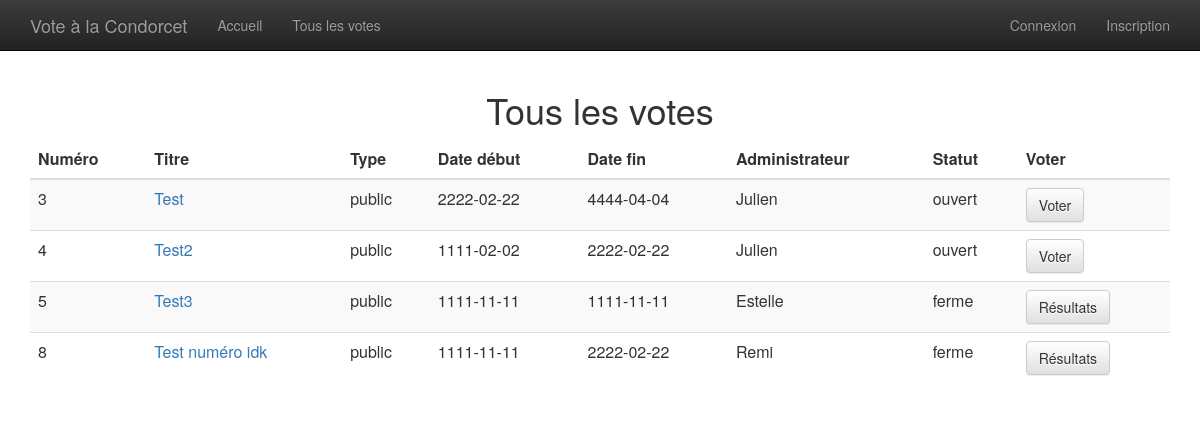
Before: /index.php?action=tousLesVotes with the older database file.
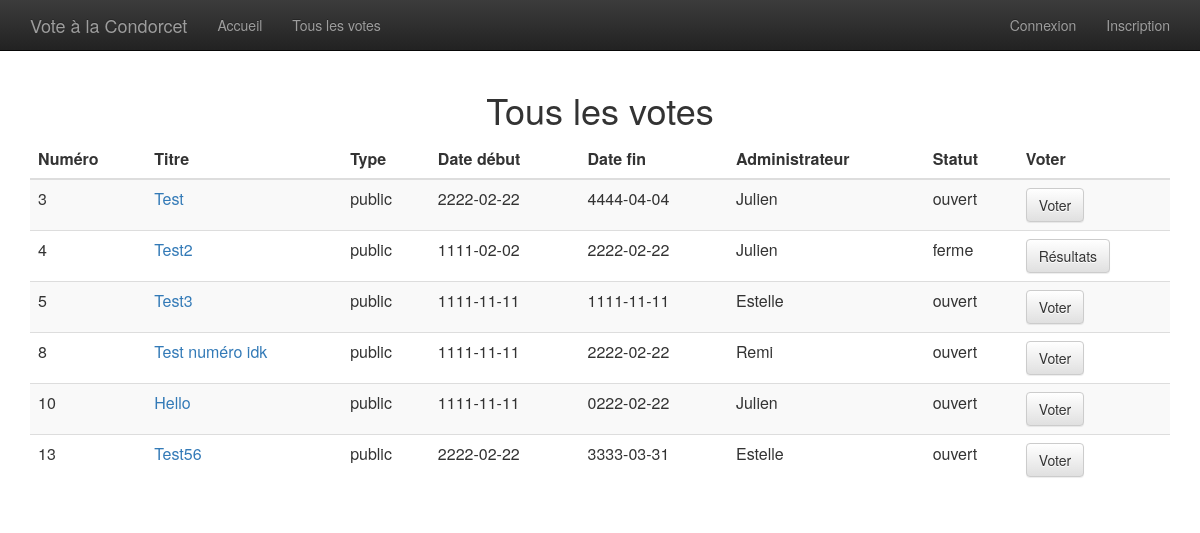
After: the same page with the newer database file.
### tables this page shows
CREATE TABLE `Votes` (
  `id` int(11) NOT NULL,
  `titre` varchar(20) NOT NULL,
  `description` varchar(400) NOT NULL,
  `type` varchar(10) NOT NULL,
  `nbAlternatives` int(11) NOT NULL,
  `dateDebut` date NOT NULL,
  `dateFin` date NOT NULL,
  `statut` varchar(10) NOT NULL,
  `idAdmin` int(11) NOT NULL
);

CREATE TABLE `Inscrits` (
  `id` int(11) NOT NULL,
  `pseudo` varchar(15) NOT NULL,
  `email` varchar(30) NOT NULL,
  `motDePasse` varchar(500) NOT NULL
);

### controller/controllerTousLesVotes.php (called while the page is built, shortened)
<?php
require_once('./model/Vote.php');
function getTousLesVotes() {
  if(isset($_SESSION['pseudo'])) {
    $votes = Vote::recupererVotes(new Inscrit($_SESSION['pseudo']));
  }
  else $votes = Vote::recupererVotes();
  require('./view/tousLesVotes.php');
}

### model/Vote.php (called while the page is built, shortened)
<?php
require_once('./model/Model.php');
class Vote extends Model {
  public $idAdmin;
  public function __construct($id = null, $titre = null, $description = null, $type = null, $nbAlternatives = null, $dateDebut = null, $dateFin = null,$statut = null, $idAdmin = null){
    $this->id = $id;
    $this->titre= $titre;
    $this->type = $type;
    $this->dateDebut = $dateDebut;
    $this->dateFin = $dateFin;
    $this->statut= $statut;
    $this->idAdmin = $idAdmin;
  }
  public static function recupererVotes(Inscrit $utilisateur = null) {
    if($utilisateur == null) {
      $utilisateur = new Inscrit(null, null);
      $sql = 'SELECT id, titre, description, type, nbAlternatives, dateDebut, dateFin, statut, idAdmin
              FROM Votes
              WHERE type=\'public\'';
      $req = $utilisateur->executerRequete($sql);
    }
    while($donnees = $req->fetch()) {
      $tableau[] = new Vote($donnees['id'], $donnees['titre'], $donnees['description'], $donnees['type'],
                            $donnees['nbAlternatives'], $donnees['dateDebut'], $donnees['dateFin'],
                            $donnees['statut'],$donnees['idAdmin']);
    }
    return $tableau;
  }
  public function getAdmin() {
    $sql = 'SELECT pseudo FROM Inscrits WHERE id=:idAdmin';
    $parametre = array('idAdmin' => $this->idAdmin);
    return $this->executerRequete($sql, $parametre)->fetch()['pseudo'];
  }
}

### model/Model.php (called while the page is built, shortened)
<?php
abstract class Model
{
  public function executerRequete($sql, $parametres = null) {
    if ($parametres == null) {
      $req = $this->dbConnect()->query($sql);
    }
    else {
      $req = $this->dbConnect()->prepare($sql);
      $req->execute($parametres);
    }
    return $req;
  }
  private function dbConnect(){
    try {
      $bdd = new PDO('mysql:host=localhost;dbname=Condorcet;charset=utf8', 'root', 'root', array(PDO::ATTR_ERRMODE => PDO::ERRMODE_EXCEPTION));
    }
    catch (Exception $e) {
      die('Erreur : ' . $e->getMessage());
    }
    return $bdd;
  }
}

### view/tousLesVotes.php (the view, shortened to what this page needs)
	<div class="container">
		<h1>Tous les votes</h1>
		<p>
	<?php if ($votes != null){ ?>
		<table class="table table-striped">
			<thead>
				<th>Numéro</th>
				<th>Titre</th>
				<th>Type</th>
				<th>Date début</th>
				<th>Date fin</th>
				<th>Administrateur</th>
				<th>Statut</th>
				<th>Voter</th>
			</thead>
		<tbody>
				<?php
				foreach ($votes as $vote){
				?>
				<tr>
					<td><?php echo htmlspecialchars($vote->id); ?></td>
					<td><a href="/SiteWeb/index.php?action=consulterVote&amp;idVote=<?php echo $vote->id; ?>"><?php echo $vote->titre; ?></a></td>
					<td><?php echo htmlspecialchars($vote->type); ?></td>
					<td><?php echo htmlspecialchars($vote->dateDebut); ?></td>
					<td><?php echo htmlspecialchars($vote->dateFin); ?></td>
					<td><?php echo htmlspecialchars($vote->getAdmin()); ?></td>
					<td><?php echo htmlspecialchars($vote->statut); ?></td>
					<td>
				<?php
				if ($vote->statut == "ouvert" && isset($_SESSION['id']) && $_SESSION['id'] == $vote->idAdmin){
				?>
						<a class="btn btn-default" href="/SiteWeb/index.php?action=fermerVote&amp;idVote=<?php echo htmlspecialchars($vote->id); ?>" role="button">Clôturer</a>
						<a class="btn btn-default" href="/SiteWeb/index.php?action=voter&amp;idVote=<?php echo htmlspecialchars($vote->id); ?>" role="button">Voter</a>
				<?php
				}
				elseif ($vote->statut == "ouvert"){
				?>
					<a class="btn btn-default" href="/SiteWeb/index.php?action=voter&amp;idVote=<?php echo htmlspecialchars($vote->id); ?>" role="button">Voter</a>
				<?php
				}
				else{
				?>
					<a class="btn btn-default" href="/SiteWeb/index.php?action=resultat&amp;idVote=<?php echo htmlspecialchars($vote->id); ?>" role="button">Résultats</a>
				<?php
				}
				?>
					</td>
			</tr>
		<?php } ?>
		</tbody>
	</table>
	<?php
	}
	else  echo "Il n'y a aucun vote en cours.";?>
		</p>
	</div>
<?php $contenu = ob_get_clean(); ?>
 <?php require('./view/template.php'); ?>

### index.php (shortened to what this page needs)
<?php
if(isset($_GET['action'])) {
  $action = $_GET['action'];
  if($action == 'inscription') {
    require('./controller/controllerInscription.php');
    if(isset($_POST['pseudo']) && isset($_POST['email']) && isset($_POST['motDePasse'])) {
      postInscrire();
    }
    else getInscrire();
  }
  elseif($action == 'tousLesVotes') {
    require('./controller/controllerTousLesVotes.php');
    getTousLesVotes();
  }
  else header('Location: index.php?erreur=action');
}
else require('./view/bienvenue.php');

### view/template.php (shortened to what this page needs)
<!DOCTYPE>
<html>
  <head>
    <link rel="stylesheet" type="text/css" href="SiteWeb/public/style.css">
    <link rel="stylesheet" href="https://maxcdn.bootstrapcdn.com/bootstrap/3.3.7/css/bootstrap.min.css">
    <link rel="stylesheet" href="https://maxcdn.bootstrapcdn.com/bootstrap/3.3.7/css/bootstrap-theme.min.css">
  </head>
  <body>
    <nav class="navbar navbar-inverse navbar-fixed-top">
      <div class="container">
        <div class="navbar-header">
          <a class="navbar-brand" href="index.php">Vote à la Condorcet</a>
        </div>
        <div class="collapse navbar-collapse" id="myNavbar">
          <ul class="nav navbar-nav">
            <li> <a href="/SiteWeb/index.php">Accueil</a></li>
            <li> <a href="/SiteWeb/index.php?action=tousLesVotes">Tous les votes</a></li>
          </ul>
          <ul class="nav navbar-nav navbar-right">
					<?php
					if (isset($_SESSION['pseudo'])){
					?>
						<li><a><?php echo htmlspecialchars($_SESSION['pseudo']);?></a></li>
						<li><a href="/SiteWeb/index.php?action=deconnexion">Déconnexion</a></li>
					<?php
					}
					else{
						?>
						<li> <a href="/SiteWeb/index.php?action=connexion">Connexion</a></li>
						<li> <a href="/SiteWeb/index.php?action=inscription">Inscription</a></li>
					<?php
					}
					?>
				</ul>
      </div>
    </div>
  </nav>
    <?= $contenu ?>
  </body>
</html>

### public/style.css (style rules this page uses)
body { font-family:'Raleway', sans-serif; position: relative; padding-top: 70px; }
h1 { text-align: center; }
.btn { border-radius: 0px; }

### view/template.php (style rules this page uses)
body { padding-top: 70px; }

Changed rows visible on the page:
changed votes "Test2": statut "ouvert" → "ferme"; statut "Voter" → "Résultats"
changed votes "Test3": statut "ferme" → "ouvert"; statut "Résultats" → "Voter"
changed votes "Test numéro idk": statut "ferme" → "ouvert"; statut "Résultats" → "Voter"
added votes: id "10", titre "Hello", type "public", dateDebut "1111-11-11", dateFin "0222-02-22", idAdmin.pseudo "Julien", statut "ouvert"
added votes: id "13", titre "Test56", type "public", dateDebut "2222-02-22", dateFin "3333-03-31", idAdmin.pseudo "Estelle", statut "ouvert"
